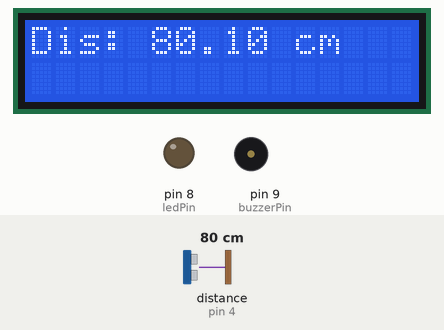
Simulated run of this sketch. Board: Arduino Uno, built with avr-gcc and run on an emulated ATmega328P. Parts: 16×2 character LCD, output pins drawn as LEDs (lit = HIGH), buzzer (waves = sounding). Wiring (inferred from the names in the program): ultrasonic range finder: trigger pin 5; echo pin 4. Dashed ring = blinking. The inputs (shaded band) are chosen by the test bench; at power-on: distance to the obstacle (sensor on pin 4) 80 cm. The echo pulse lasts 58.3 µs per cm; pins used as bus, display or sensor lines are not drawn; what the sketch prints to the serial monitor is not drawn.

Above: at 1.2 s.
1.3 s: distance to the obstacle (sensor on pin 4) set to 2 cm
At 1.79 s:
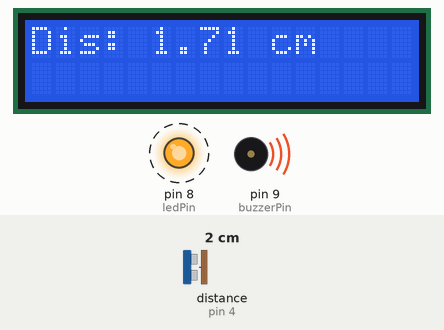
3.8 s: distance to the obstacle (sensor on pin 4) set to 9 cm
At 4.11 s:
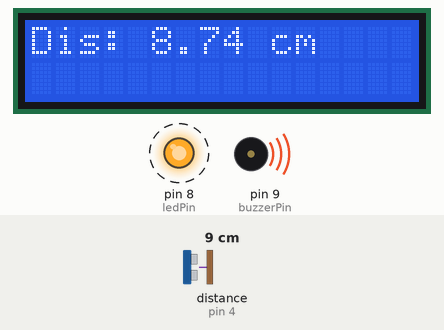
5.4 s: distance to the obstacle (sensor on pin 4) set to 12 cm
At 6.01 s:
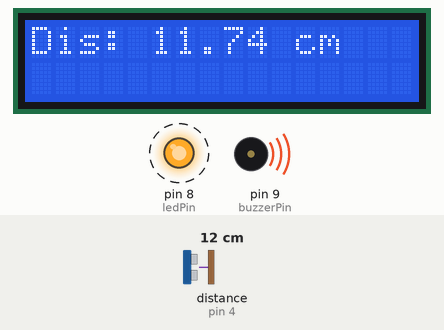
Timing chart, 0 to 13.1 s (numbered marks = the images above; inputs shaded):
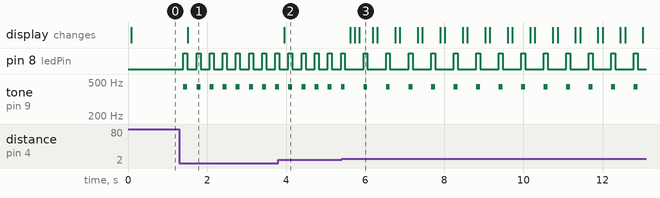

Measured:
- the behaviour switches between 10 and 11 cm on distance to the obstacle (sensor on pin 4) (found by bisection; images 2 and 3)
- after the input at 1.3 s, the display: changes after 0.22 s (image 1)
- after the input at 3.8 s, the display: changes after 0.16 s (image 2)
- after the input at 5.4 s, pin 8 (ledPin): alternates HIGH for 0.10 s and LOW for 0.47 s, starting after 0.56 s; tone on pin 9 (buzzerPin): alternates 440 Hz for 0.10 s and silent for 0.47 s, starting after 0.56 s; the display: first changes after 0.22 s (image 3 shows a later state)
- by itself, pin 8 (ledPin): alternates HIGH for 0.10 s and LOW for 0.23 s
- by itself, tone on pin 9 (buzzerPin): alternates 440 Hz for 0.10 s and silent for 0.23 s

The sketch:

6.4.reversing_aid.ino
```cpp
#include <Wire.h>
#include <LiquidCrystal_I2C.h>

// Define pins for the ultrasonic sensor
const int ledPin = 8;
const int echoPin = 4;
const int trigPin = 5;
const int buzzerPin = 9;

// Initialize the intervals variable
unsigned long intervals = 1000;
unsigned long previousMillis = 0;

// Initialize the distance variable
float distance = 0;

// Initialize the LCD
LiquidCrystal_I2C lcd(0x27, 16, 2);

void setup() {
  // Begin serial communication at 115200 baud rate
  Serial.begin(115200);

  // Set echoPin as input and trigPin as output
  pinMode(echoPin, INPUT);
  pinMode(trigPin, OUTPUT);

  // Initialize the buzzer pin
  pinMode(buzzerPin, OUTPUT);

  // Initialize the led pin
  pinMode(ledPin, OUTPUT);

  // Start the LCD
  lcd.clear();
  lcd.init();
  lcd.backlight();
}

void loop() {
  // Update the distance
  distance = readDistance();

  // Update intervals based on distance
  if (distance <= 10) {
    intervals = 300;
  } else if (distance <= 20) {
    intervals = 500;
  } else if (distance <= 50) {
    intervals = 1000;
  } else {
    intervals = 2000;
  }

  // Check if it's time to beep
  unsigned long currentMillis = millis();
  if (currentMillis - previousMillis >= intervals) {
    Serial.println("Beeping!");
    beep();
    previousMillis = currentMillis;
  }

  // Update the distance on the LCD
  lcd.clear();
  lcd.setCursor(0, 0);
  lcd.print("Dis: ");
  lcd.print(distance);
  lcd.print(" cm");

  delay(100);
}

// Beep function for the buzzer
void beep() {
  digitalWrite(ledPin, HIGH);
  tone(9, 440, 100);
  delay(100);
  digitalWrite(ledPin, LOW);
}

// Function to read data from the ultrasonic sensor
float readDistance() {
  // Trigger a low signal before sending a high signal
  digitalWrite(trigPin, LOW);
  delayMicroseconds(2);
  // Send a 10-microsecond high signal to the trigPin
  digitalWrite(trigPin, HIGH);
  delayMicroseconds(10);
  // Return to low signal
  digitalWrite(trigPin, LOW);

  // Measure the duration of the high signal on the echoPin
  unsigned long microsecond = pulseIn(echoPin, HIGH);

  // Calculate the distance using the speed of sound (29.00µs per centimeter)
  float distance = microsecond / 29.00 / 2;

  // Return the calculated distance
  return distance;
}
```
